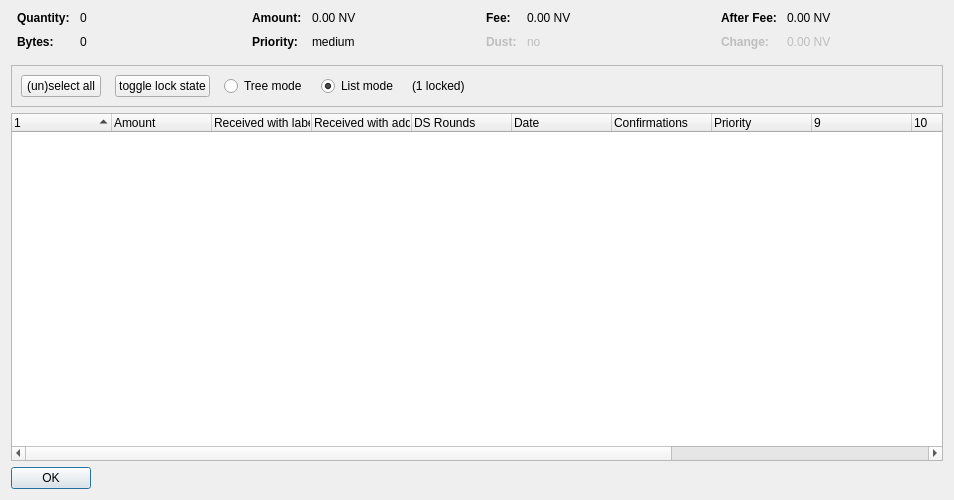
<?xml version="1.0" encoding="UTF-8"?>
<ui version="4.0">
 <class>CoinControlDialog</class>
 <widget class="QDialog" name="CoinControlDialog">
  <property name="geometry">
   <rect>
    <x>0</x>
    <y>0</y>
    <width>954</width>
    <height>500</height>
   </rect>
  </property>
  <property name="windowTitle">
   <string>Coin Selection</string>
  </property>
  <layout class="QVBoxLayout" name="verticalLayout">
   <item>
    <layout class="QHBoxLayout" name="horizontalLayoutTop" stretch="0,0,0,0">
     <property name="topMargin">
      <number>0</number>
     </property>
     <property name="bottomMargin">
      <number>10</number>
     </property>
     <item>
      <layout class="QFormLayout" name="formLayoutCoinControl1">
       <property name="horizontalSpacing">
        <number>10</number>
       </property>
       <property name="verticalSpacing">
        <number>10</number>
       </property>
       <property name="leftMargin">
        <number>6</number>
       </property>
       <property name="rightMargin">
        <number>6</number>
       </property>
       <item row="0" column="0">
        <widget class="QLabel" name="labelCoinControlQuantityText">
         <property name="font">
          <font>
           <weight>75</weight>
           <bold>true</bold>
          </font>
         </property>
         <property name="text">
          <string>Quantity:</string>
         </property>
        </widget>
       </item>
       <item row="0" column="1">
        <widget class="QLabel" name="labelCoinControlQuantity">
         <property name="cursor">
          <cursorShape>IBeamCursor</cursorShape>
         </property>
         <property name="contextMenuPolicy">
          <enum>Qt::ActionsContextMenu</enum>
         </property>
         <property name="text">
          <string notr="true">0</string>
         </property>
         <property name="textInteractionFlags">
          <set>Qt::LinksAccessibleByMouse|Qt::TextSelectableByKeyboard|Qt::TextSelectableByMouse</set>
         </property>
        </widget>
       </item>
       <item row="1" column="0">
        <widget class="QLabel" name="labelCoinControlBytesText">
         <property name="font">
          <font>
           <weight>75</weight>
           <bold>true</bold>
          </font>
         </property>
         <property name="text">
          <string>Bytes:</string>
         </property>
        </widget>
       </item>
       <item row="1" column="1">
        <widget class="QLabel" name="labelCoinControlBytes">
         <property name="cursor">
          <cursorShape>IBeamCursor</cursorShape>
         </property>
         <property name="contextMenuPolicy">
          <enum>Qt::ActionsContextMenu</enum>
         </property>
         <property name="text">
          <string notr="true">0</string>
         </property>
         <property name="textInteractionFlags">
          <set>Qt::LinksAccessibleByMouse|Qt::TextSelectableByKeyboard|Qt::TextSelectableByMouse</set>
         </property>
        </widget>
       </item>
      </layout>
     </item>
     <item>
      <layout class="QFormLayout" name="formLayoutCoinControl2">
       <property name="horizontalSpacing">
        <number>10</number>
       </property>
       <property name="verticalSpacing">
        <number>10</number>
       </property>
       <property name="leftMargin">
        <number>6</number>
       </property>
       <property name="rightMargin">
        <number>6</number>
       </property>
       <item row="0" column="0">
        <widget class="QLabel" name="labelCoinControlAmountText">
         <property name="font">
          <font>
           <weight>75</weight>
           <bold>true</bold>
          </font>
         </property>
         <property name="text">
          <string>Amount:</string>
         </property>
        </widget>
       </item>
       <item row="0" column="1">
        <widget class="QLabel" name="labelCoinControlAmount">
         <property name="cursor">
          <cursorShape>IBeamCursor</cursorShape>
         </property>
         <property name="contextMenuPolicy">
          <enum>Qt::ActionsContextMenu</enum>
         </property>
         <property name="text">
          <string notr="true">0.00 NV</string>
         </property>
         <property name="textInteractionFlags">
          <set>Qt::LinksAccessibleByMouse|Qt::TextSelectableByKeyboard|Qt::TextSelectableByMouse</set>
         </property>
        </widget>
       </item>
       <item row="1" column="0">
        <widget class="QLabel" name="labelCoinControlPriorityText">
         <property name="font">
          <font>
           <weight>75</weight>
           <bold>true</bold>
          </font>
         </property>
         <property name="text">
          <string>Priority:</string>
         </property>
        </widget>
       </item>
       <item row="1" column="1">
        <widget class="QLabel" name="labelCoinControlPriority">
         <property name="cursor">
          <cursorShape>IBeamCursor</cursorShape>
         </property>
         <property name="contextMenuPolicy">
          <enum>Qt::ActionsContextMenu</enum>
         </property>
         <property name="text">
          <string>medium</string>
         </property>
         <property name="textInteractionFlags">
          <set>Qt::LinksAccessibleByMouse|Qt::TextSelectableByKeyboard|Qt::TextSelectableByMouse</set>
         </property>
        </widget>
       </item>
      </layout>
     </item>
     <item>
      <layout class="QFormLayout" name="formLayoutCoinControl3">
       <property name="horizontalSpacing">
        <number>10</number>
       </property>
       <property name="verticalSpacing">
        <number>10</number>
       </property>
       <property name="leftMargin">
        <number>6</number>
       </property>
       <property name="rightMargin">
        <number>6</number>
       </property>
       <item row="0" column="0">
        <widget class="QLabel" name="labelCoinControlFeeText">
         <property name="font">
          <font>
           <weight>75</weight>
           <bold>true</bold>
          </font>
         </property>
         <property name="text">
          <string>Fee:</string>
         </property>
        </widget>
       </item>
       <item row="0" column="1">
        <widget class="QLabel" name="labelCoinControlFee">
         <property name="cursor">
          <cursorShape>IBeamCursor</cursorShape>
         </property>
         <property name="contextMenuPolicy">
          <enum>Qt::ActionsContextMenu</enum>
         </property>
         <property name="text">
          <string notr="true">0.00 NV</string>
         </property>
         <property name="textInteractionFlags">
          <set>Qt::LinksAccessibleByMouse|Qt::TextSelectableByKeyboard|Qt::TextSelectableByMouse</set>
         </property>
        </widget>
       </item>
       <item row="1" column="0">
        <widget class="QLabel" name="labelCoinControlLowOutputText">
         <property name="enabled">
          <bool>false</bool>
         </property>
         <property name="font">
          <font>
           <weight>75</weight>
           <bold>true</bold>
          </font>
         </property>
         <property name="text">
          <string>Dust:</string>
         </property>
        </widget>
       </item>
       <item row="1" column="1">
        <widget class="QLabel" name="labelCoinControlLowOutput">
         <property name="enabled">
          <bool>false</bool>
         </property>
         <property name="cursor">
          <cursorShape>IBeamCursor</cursorShape>
         </property>
         <property name="contextMenuPolicy">
          <enum>Qt::ActionsContextMenu</enum>
         </property>
         <property name="text">
          <string>no</string>
         </property>
         <property name="textInteractionFlags">
          <set>Qt::LinksAccessibleByMouse|Qt::TextSelectableByKeyboard|Qt::TextSelectableByMouse</set>
         </property>
        </widget>
       </item>
      </layout>
     </item>
     <item>
      <layout class="QFormLayout" name="formLayoutCoinControl4">
       <property name="horizontalSpacing">
        <number>10</number>
       </property>
       <property name="verticalSpacing">
        <number>10</number>
       </property>
       <property name="leftMargin">
        <number>6</number>
       </property>
       <property name="rightMargin">
        <number>6</number>
       </property>
       <item row="0" column="0">
        <widget class="QLabel" name="labelCoinControlAfterFeeText">
         <property name="font">
          <font>
           <weight>75</weight>
           <bold>true</bold>
          </font>
         </property>
         <property name="text">
          <string>After Fee:</string>
         </property>
        </widget>
       </item>
       <item row="0" column="1">
        <widget class="QLabel" name="labelCoinControlAfterFee">
         <property name="cursor">
          <cursorShape>IBeamCursor</cursorShape>
         </property>
         <property name="contextMenuPolicy">
          <enum>Qt::ActionsContextMenu</enum>
         </property>
         <property name="text">
          <string notr="true">0.00 NV</string>
         </property>
         <property name="textInteractionFlags">
          <set>Qt::LinksAccessibleByMouse|Qt::TextSelectableByKeyboard|Qt::TextSelectableByMouse</set>
         </property>
        </widget>
       </item>
       <item row="1" column="0">
        <widget class="QLabel" name="labelCoinControlChangeText">
         <property name="enabled">
          <bool>false</bool>
         </property>
         <property name="font">
          <font>
           <weight>75</weight>
           <bold>true</bold>
          </font>
         </property>
         <property name="text">
          <string>Change:</string>
         </property>
        </widget>
       </item>
       <item row="1" column="1">
        <widget class="QLabel" name="labelCoinControlChange">
         <property name="enabled">
          <bool>false</bool>
         </property>
         <property name="cursor">
          <cursorShape>IBeamCursor</cursorShape>
         </property>
         <property name="contextMenuPolicy">
          <enum>Qt::ActionsContextMenu</enum>
         </property>
         <property name="text">
          <string notr="true">0.00 NV</string>
         </property>
         <property name="textInteractionFlags">
          <set>Qt::LinksAccessibleByMouse|Qt::TextSelectableByKeyboard|Qt::TextSelectableByMouse</set>
         </property>
        </widget>
       </item>
      </layout>
     </item>
    </layout>
   </item>
   <item>
    <widget class="QFrame" name="frame">
     <property name="minimumSize">
      <size>
       <width>0</width>
       <height>40</height>
      </size>
     </property>
     <property name="frameShape">
      <enum>QFrame::StyledPanel</enum>
     </property>
     <property name="frameShadow">
      <enum>QFrame::Sunken</enum>
     </property>
     <layout class="QHBoxLayout" name="horizontalLayout">
      <item>
       <layout class="QHBoxLayout" name="horizontalLayoutPanel" stretch="0,0,0,0,0,0">
        <property name="spacing">
         <number>14</number>
        </property>
        <item>
         <widget class="QPushButton" name="pushButtonSelectAll">
          <property name="sizePolicy">
           <sizepolicy hsizetype="Maximum" vsizetype="Fixed">
            <horstretch>0</horstretch>
            <verstretch>0</verstretch>
           </sizepolicy>
          </property>
          <property name="text">
           <string>(un)select all</string>
          </property>
          <property name="autoDefault">
           <bool>false</bool>
          </property>
         </widget>
        </item>
        <item>
         <widget class="QPushButton" name="pushButtonToggleLock">
          <property name="sizePolicy">
           <sizepolicy hsizetype="Maximum" vsizetype="Fixed">
            <horstretch>0</horstretch>
            <verstretch>0</verstretch>
           </sizepolicy>
          </property>
          <property name="text">
           <string>toggle lock state</string>
          </property>
          <property name="autoDefault">
           <bool>false</bool>
          </property>
         </widget>
        </item>
        <item>
         <widget class="QRadioButton" name="radioTreeMode">
          <property name="sizePolicy">
           <sizepolicy hsizetype="Maximum" vsizetype="Fixed">
            <horstretch>0</horstretch>
            <verstretch>0</verstretch>
           </sizepolicy>
          </property>
          <property name="text">
           <string>Tree mode</string>
          </property>
         </widget>
        </item>
        <item>
         <widget class="QRadioButton" name="radioListMode">
          <property name="sizePolicy">
           <sizepolicy hsizetype="Maximum" vsizetype="Fixed">
            <horstretch>0</horstretch>
            <verstretch>0</verstretch>
           </sizepolicy>
          </property>
          <property name="text">
           <string>List mode</string>
          </property>
          <property name="checked">
           <bool>true</bool>
          </property>
         </widget>
        </item>
        <item>
         <widget class="QLabel" name="labelLocked">
          <property name="text">
           <string>(1 locked)</string>
          </property>
         </widget>
        </item>
        <item>
         <spacer name="horizontalSpacer">
          <property name="orientation">
           <enum>Qt::Horizontal</enum>
          </property>
          <property name="sizeHint" stdset="0">
           <size>
            <width>40</width>
            <height>20</height>
           </size>
          </property>
         </spacer>
        </item>
       </layout>
      </item>
     </layout>
    </widget>
   </item>
   <item>
    <widget class="CoinControlTreeWidget" name="treeWidget">
     <property name="contextMenuPolicy">
      <enum>Qt::CustomContextMenu</enum>
     </property>
     <property name="sortingEnabled">
      <bool>false</bool>
     </property>
     <property name="columnCount">
      <number>13</number>
     </property>
     <attribute name="headerShowSortIndicator" stdset="0">
      <bool>true</bool>
     </attribute>
     <attribute name="headerStretchLastSection">
      <bool>false</bool>
     </attribute>
     <column>
      <property name="text">
       <string/>
      </property>
     </column>
     <column>
      <property name="text">
       <string>Amount</string>
      </property>
     </column>
     <column>
      <property name="text">
       <string>Received with label</string>
      </property>
     </column>
     <column>
      <property name="text">
       <string>Received with address</string>
      </property>
     </column>
     <column>
      <property name="text">
       <string>DS Rounds</string>
      </property>
     </column>
     <column>
      <property name="text">
       <string>Date</string>
      </property>
     </column>
     <column>
      <property name="text">
       <string>Confirmations</string>
      </property>
      <property name="toolTip">
       <string>Confirmed</string>
      </property>
     </column>
     <column>
      <property name="text">
       <string>Priority</string>
      </property>
     </column>
     <column>
      <property name="text">
       <string/>
      </property>
     </column>
     <column>
      <property name="text">
       <string/>
      </property>
     </column>
     <column>
      <property name="text">
       <string/>
      </property>
     </column>
     <column>
      <property name="text">
       <string/>
      </property>
     </column>
     <column>
      <property name="text">
       <string/>
      </property>
     </column>
    </widget>
   </item>
   <item>
    <widget class="QDialogButtonBox" name="buttonBox">
     <property name="sizePolicy">
      <sizepolicy hsizetype="Maximum" vsizetype="Fixed">
       <horstretch>0</horstretch>
       <verstretch>0</verstretch>
      </sizepolicy>
     </property>
     <property name="orientation">
      <enum>Qt::Horizontal</enum>
     </property>
     <property name="standardButtons">
      <set>QDialogButtonBox::Ok</set>
     </property>
    </widget>
   </item>
  </layout>
 </widget>
 <customwidgets>
  <customwidget>
   <class>CoinControlTreeWidget</class>
   <extends>QTreeWidget</extends>
   <header>coincontroltreewidget.h</header>
  </customwidget>
 </customwidgets>
 <resources/>
 <connections/>
</ui>
